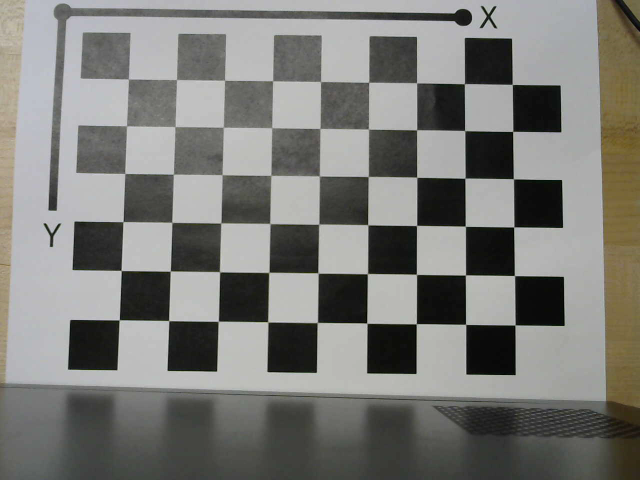
%> input picture grid.png, 1280 x 960 px (shown at 1/2 size)
$ octave examples.m   (GNU Octave 9; MATLAB toolbox functions it lacks are replaced by stand-ins)
%> lines starting %> are read from the running program, lines starting %| are printed output that depends on the picture
### getImage.m
function [img] = getImage(filename)
%> called with filename = 'grid.png'
    img = imread(filename);
%> img is the input picture: size 960x1280x3 uint8; mean R, G, B 123.4, 123.1, 119.2
    img = rgb2gray(img);
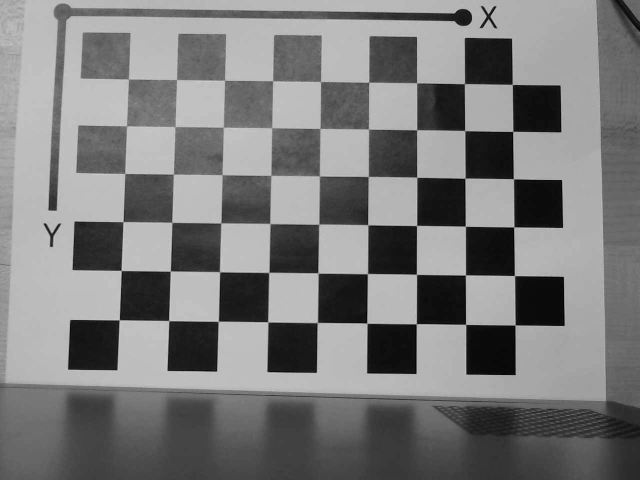
%> img: size 960x1280 uint8 (shown at 1/2 size); min 0, max 217, mean 122.7
end

### getCell.m
% Note: Inputs an image in grayscale
% Slices an image of grid into 9 images containing each cell

function [cell] = getCell(grid, x, y)
%> called with x = 2, y = 2
    [i, j] = size(grid);
%> i = 960; j = 1280
    i = floor(i/3);
%> i = 320
    j = floor(j/3);
%> j = 426
    % Extracting the cell from the grid
    cell = grid(i*(x-1)+1: i*x, j*(y-1)+1: y*j);
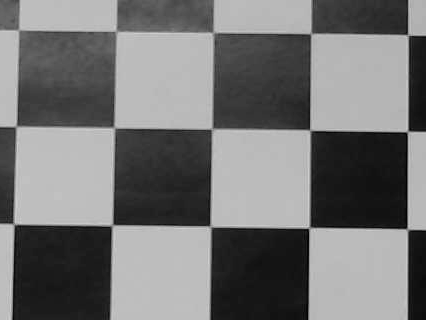
%> cell: size 320x426 uint8; min 0, max 214, mean 116.5
    % Crop the outer 5% to remove potential borders
    [height, width] = size(cell);
%> height = 320; width = 426
%> the run ends on the next line
    cell = cell(round(width*0.05):round(width*0.95),...
        round(height*0.05):round(height*0.95));
end

### examples.m
% requires signal processing toolbox
% tic-tac-toe board MUST be encompassed by border or board detecting code
% (whitespace removal code) fails

%% Slicing an image into cells
clear all; close all; clc
img = getImage('grid.png');
cell1 = getCell(img, 2, 2);

$ run again, with X.jpg saved as grid.png
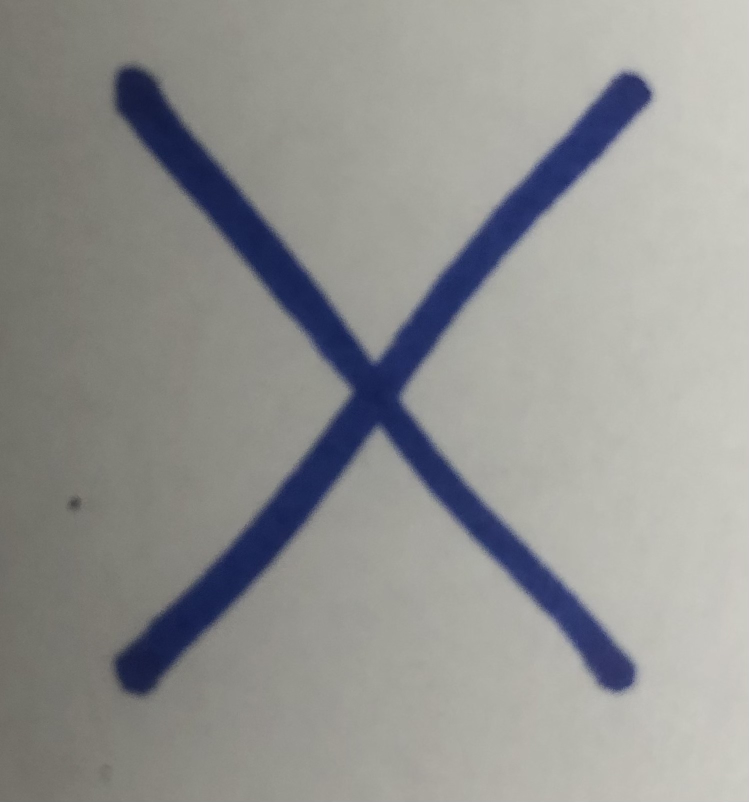
%> input picture X.jpg, 1497 x 1603 px (shown at 1/2 size)
%> in getImage, img is the input picture: size 1603x1497x3 uint8; mean R, G, B 146.2, 146.7, 144.8
%> in getImage, `img = rgb2gray(img);`:
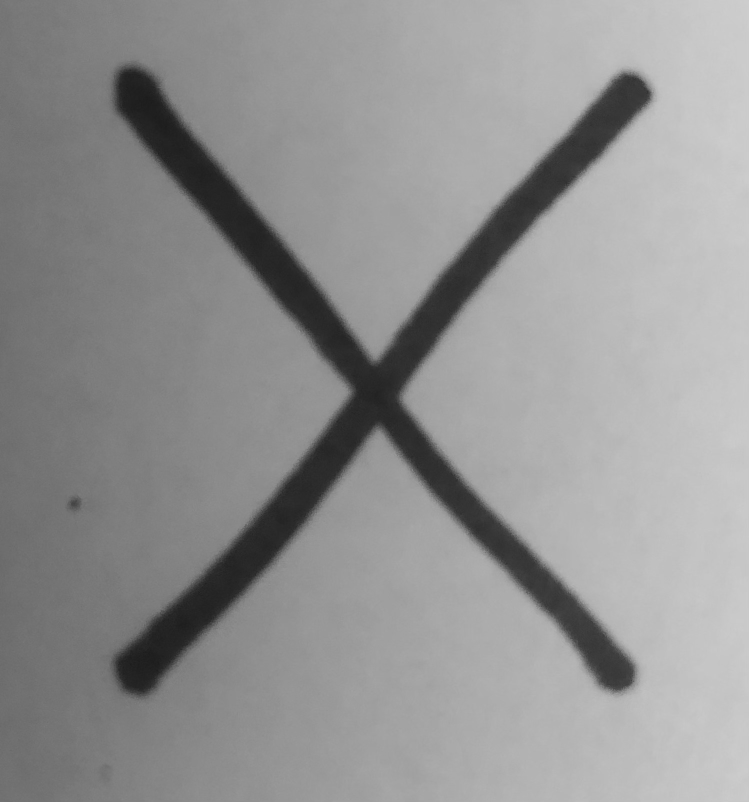
%> img: size 1603x1497 uint8 (shown at 1/2 size); min 24, max 206, mean 146.3
%> in getCell, `cell = grid(i*(x-1)+1: i*x, j*(y-1)+1: y*j);`:
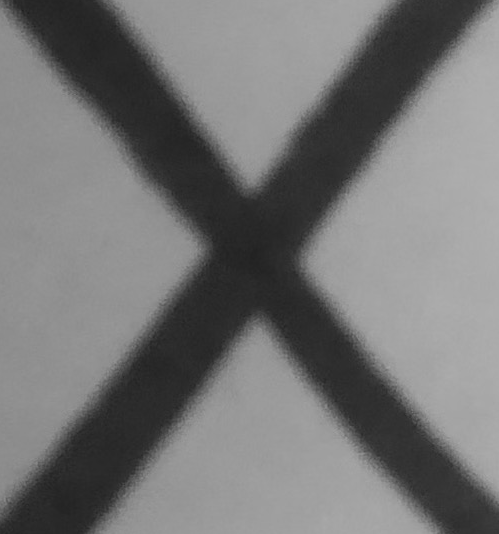
%> cell: size 534x499 uint8; min 31, max 176, mean 116.8
